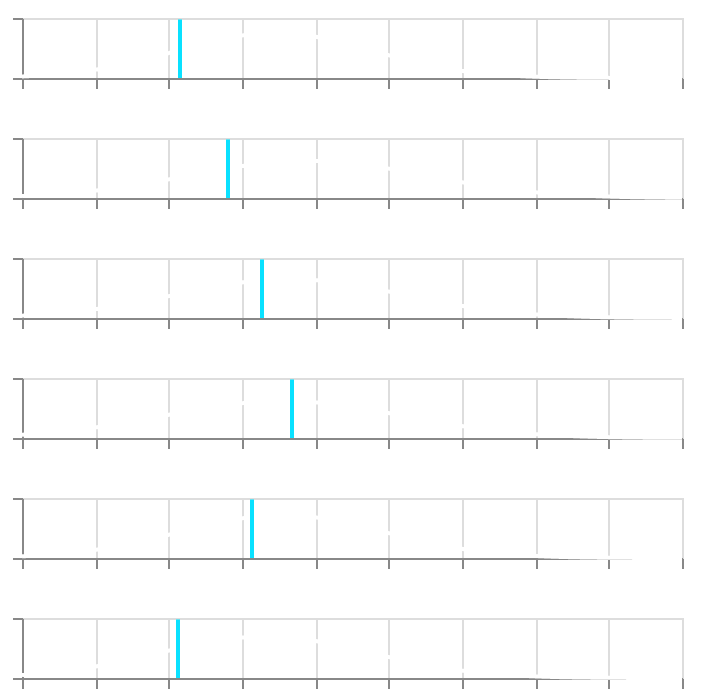

Notebook code for this chart:
### Code cell
blastoise.SHOW

### Figure 1 — Vega-Lite specification as saved in the notebook (floating-point values rounded to 4 significant figures; data arrays with more than 128 entries replaced by an {"elided": "..."} marker saying what was removed)
{"$schema": "https://vega.github.io/schema/vega-lite/v2.6.0.json", "config": {"text": {"angle": 90, "color": "white"}, "view": {"height": 300, "width": 400}}, "datasets": {"data-befba9a85dc339b9acaf9ca72544468e": [{"y": 0}, {"y": 0.0003983}, {"y": 0.0007965}, {"y": 0.001195}, {"y": 0.001593}, {"y": 0.001991}, {"y": 0.00239}, {"y": 0.002788}, {"y": 0.003186}, {"y": 0.003584}, {"y": 0.003983}, {"y": 0.004381}, {"y": 0.004779}, {"y": 0.005177}, {"y": 0.005576}, {"y": 0.005974}, {"y": 0.006372}, {"y": 0.00677}, {"y": 0.007169}, {"y": 0.007567}, {"y": 0.007965}, {"y": 0.008363}, {"y": 0.008762}, {"y": 0.00916}, {"y": 0.009558}, {"y": 0.009957}, {"y": 0.01035}, {"y": 0.01075}, {"y": 0.01115}, {"y": 0.01155}, {"y": 0.01195}, {"y": 0.01235}, {"y": 0.01274}, {"y": 0.01314}, {"y": 0.01354}, {"y": 0.01394}, {"y": 0.01434}, {"y": 0.01474}, {"y": 0.01513}, {"y": 0.01553}, {"y": 0.01593}, {"y": 0.01633}, {"y": 0.01673}, {"y": 0.01713}, {"y": 0.01752}, {"y": 0.01792}, {"y": 0.01832}, {"y": 0.01872}, {"y": 0.01912}, {"y": 0.01951}], "data-c5bd6da23d9c3f4768f2fc8f076536d8": {"elided": "1000 records"}}, "vconcat": [{"layer": [{"data": {"name": "data-c5bd6da23d9c3f4768f2fc8f076536d8"}, "encoding": {"x": {"axis": {"labels": false}, "field": "x", "title": null, "type": "quantitative"}, "y": {"axis": {"labels": false}, "field": "hp", "title": null, "type": "quantitative"}}, "height": 30, "mark": {"color": "white", "type": "line"}, "width": 330}, {"data": {"name": "data-befba9a85dc339b9acaf9ca72544468e"}, "encoding": {"x": {"value": 79}, "y": {"field": "y", "title": null, "type": "quantitative"}}, "mark": {"color": "#09E1FF", "type": "line"}}]}, {"layer": [{"data": {"name": "data-c5bd6da23d9c3f4768f2fc8f076536d8"}, "encoding": {"x": {"axis": {"labels": false}, "field": "x", "title": null, "type": "quantitative"}, "y": {"axis": {"labels": false}, "field": "attack", "title": null, "type": "quantitative"}}, "height": 30, "mark": {"color": "white", "type": "line"}, "width": 330}, {"data": {"name": "data-befba9a85dc339b9acaf9ca72544468e"}, "encoding": {"x": {"value": 103}, "y": {"field": "y", "title": null, "type": "quantitative"}}, "mark": {"color": "#09E1FF", "type": "line"}}]}, {"layer": [{"data": {"name": "data-c5bd6da23d9c3f4768f2fc8f076536d8"}, "encoding": {"x": {"axis": {"labels": false}, "field": "x", "title": null, "type": "quantitative"}, "y": {"axis": {"labels": false}, "field": "defense", "title": null, "type": "quantitative"}}, "height": 30, "mark": {"color": "white", "type": "line"}, "width": 330}, {"data": {"name": "data-befba9a85dc339b9acaf9ca72544468e"}, "encoding": {"x": {"value": 120}, "y": {"field": "y", "title": null, "type": "quantitative"}}, "mark": {"color": "#09E1FF", "type": "line"}}]}, {"layer": [{"data": {"name": "data-c5bd6da23d9c3f4768f2fc8f076536d8"}, "encoding": {"x": {"axis": {"labels": false}, "field": "x", "title": null, "type": "quantitative"}, "y": {"axis": {"labels": false}, "field": "sp_attack", "title": null, "type": "quantitative"}}, "height": 30, "mark": {"color": "white", "type": "line"}, "width": 330}, {"data": {"name": "data-befba9a85dc339b9acaf9ca72544468e"}, "encoding": {"x": {"value": 135}, "y": {"field": "y", "title": null, "type": "quantitative"}}, "mark": {"color": "#09E1FF", "type": "line"}}]}, {"layer": [{"data": {"name": "data-c5bd6da23d9c3f4768f2fc8f076536d8"}, "encoding": {"x": {"axis": {"labels": false}, "field": "x", "title": null, "type": "quantitative"}, "y": {"axis": {"labels": false}, "field": "sp_defense", "title": null, "type": "quantitative"}}, "height": 30, "mark": {"color": "white", "type": "line"}, "width": 330}, {"data": {"name": "data-befba9a85dc339b9acaf9ca72544468e"}, "encoding": {"x": {"value": 115}, "y": {"field": "y", "title": null, "type": "quantitative"}}, "mark": {"color": "#09E1FF", "type": "line"}}]}, {"layer": [{"data": {"name": "data-c5bd6da23d9c3f4768f2fc8f076536d8"}, "encoding": {"x": {"axis": {"labels": false}, "field": "x", "title": null, "type": "quantitative"}, "y": {"axis": {"labels": false}, "field": "speed", "title": null, "type": "quantitative"}}, "height": 30, "mark": {"color": "white", "type": "line"}, "width": 330}, {"data": {"name": "data-befba9a85dc339b9acaf9ca72544468e"}, "encoding": {"x": {"value": 78}, "y": {"field": "y", "title": null, "type": "quantitative"}}, "mark": {"color": "#09E1FF", "type": "line"}}]}]}
